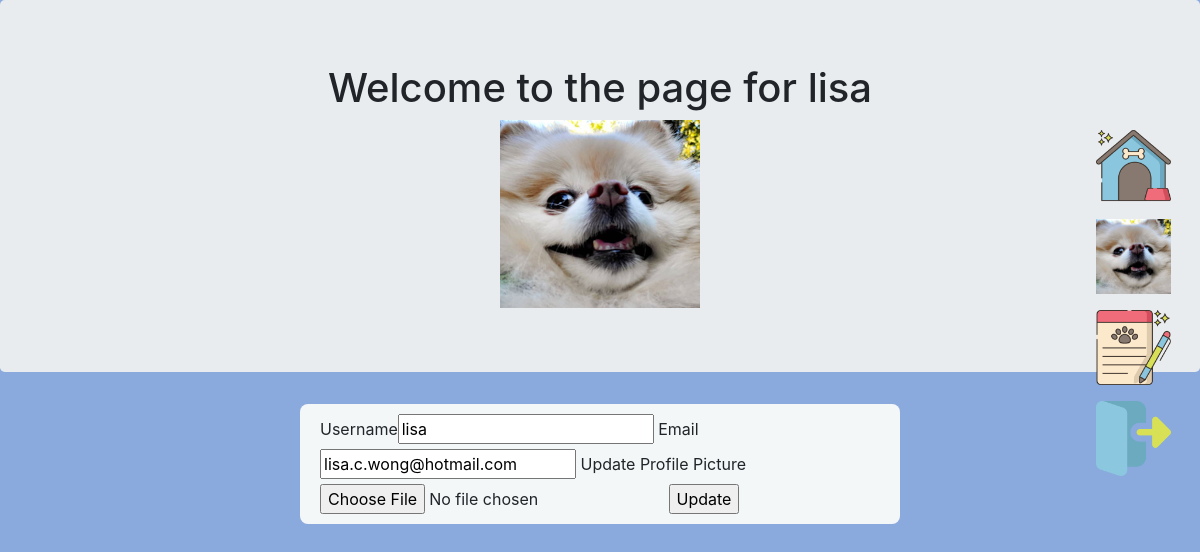
/account (signed in), run on the app's committed database.
### dawgblawg/models.py (models this page shows, shortened)
class User(db.Model,UserMixin):
    __tablename__= 'users'
    id = db.Column(db.Integer,primary_key=True)
    profile_image = db.Column(db.String(64),default='default_profile.png')
    email = db.Column(db.String(64),unique=True,index=True)
    username = db.Column(db.String(64),unique=True,index=True)
    password_hash = db.Column(db.String(128))
    posts = db.relationship('BlogPost',backref='author',lazy=True)

### dawgblawg/users/views.py (the view)
@users.route("/account", methods=['GET','POST'])
@login_required
def account():
    form = UpdateUserForm()
    if form.validate_on_submit():
        print(form)
        if form.picture.data:
            username = current_user.username
            pic = add_profile_pic(form.picture.data,username)
            current_user.profile_image = pic
        current_user.username = form.username.data
        current_user.email = form.email.data
        db.session.commit()
        flash('User Account Updated!')
        return redirect(url_for('users.account'))
    elif request.method == "GET":
        form.username.data = current_user.username
        form.email.data = current_user.email
    profile_image = url_for('static',filename='profile_pics/'+ current_user.profile_image)
    return render_template('account.html',profile_image=profile_image,form=form)

### dawgblawg/users/forms.py (shortened to what this page needs)
class UpdateUserForm(FlaskForm):
    email = StringField('Email',validators=[DataRequired("Email is required"),Email()]) #required field, checks if it is an Email
    username = StringField('Username',validators=[DataRequired('Username is required')])
    picture = FileField('Update Profile Picture',validators=[FileAllowed(['jpg','png'])])
    submit = SubmitField('Update')

### dawgblawg/models.py (called while the page is built)
@login_manager.user_loader
def load_user(user_id):
    return User.query.get(user_id)

### dawgblawg/templates/account.html (shortened to what this page needs)
{% extends "base.html" %}
{% block content %}
  <div class="jumbotron">
    <div align='center'>
      <h1>Welcome to the page for {{current_user.username}}</h1>
      <img align='center' src="{{url_for('static',filename='profile_pics/'+ current_user.profile_image)}}">
    </div>
  </div>
  <div class="container">
    <form method="POST" action="" enctype="multipart/form-data">
      {{form.username.label}}{{form.username}}
      {{form.email.label}}{{form.email}}
      {{form.picture.label}}{{form.picture}}
      {{form.submit()}}
    </form>
  </div>
{% endblock %}

### dawgblawg/templates/base.html (shortened to what this page needs)
<!DOCTYPE html>
<html lang="en" dir="ltr">
  <head>
    <link rel="stylesheet" href="https://maxcdn.bootstrapcdn.com/bootstrap/4.0.0/css/bootstrap.min.css">
    <link rel="stylesheet" type="text/css" href="{{ url_for('static', filename='style.css') }}">
  </head>
  <body>
  <ul class="nav">
    <li class="nav-item">
      <a class="nav-link hvr-wobble-horizontal" title="Home" href="{{ url_for('core.index') }}"><img class="nav-icon" src="../static/home-icon.png"></img></a>
    </li>
      {% if current_user.is_authenticated %}
      <li class='nav-link hvr-wobble-horizontal'><a title="My Account" href="{{ url_for('users.account') }}"><img class="nav-icon" src="{{url_for('static',filename='profile_pics/'+ current_user.profile_image)}}"></a></li>
      <li class='nav-link hvr-wobble-horizontal'><a title="Create Post" href="{{ url_for('blog_posts.create_post')}}"><img class="nav-icon" src="../static/register-icon.png"></a></li>
      <li class="nav-link hvr-wobble-horizontal"><a title="Logout" href="{{ url_for('users.logout') }}"><img class="nav-icon" src="../static/logout-icon.png"></a></li>
    </ul>
      {% endif %}
  {% block content %}
  {% endblock %}
  </body>
</html>

### dawgblawg/static/style.css (style rules this page uses)
html,body { background-color: #8aaade; }
form { max-width: 600px; margin: 10px auto; padding: 10px 20px; background: #f4f7f8; border-radius: 8px; }
.nav { width: 130px; position: fixed; z-index: 1; top: 100px; right: 10px; overflow-x: hidden; padding: 20px 20px; }
.nav a { display: block; }
.nav-icon { height: 75px; width: 75px; }
.hvr-wobble-horizontal { display: inline-block; vertical-align: middle; -webkit-transform: perspective(1px) translateZ(0); transform: perspective(1px) translateZ(0); box-shadow: 0 0 1px rgba(0, 0, 0, 0); }

### data on the page
User: profile_image (picture), username "lisa", email "lisa.c.wong@hotmail.com"
